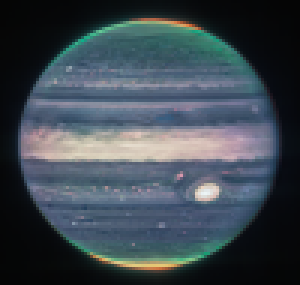
#> input picture esawindowsystem/sample_payloads/JWST_Jupiter_tiny.png, 100 x 95 px (shown 3 times larger)
$ python encode_decode_image_example.py
#> lines starting #> are read from the running program, lines starting #| are printed output that depends on the picture
### esawindowsystem/core/data_converter.py
import pathlib
from pathlib import Path
from typing import Any

import cv2
import numpy as np
import numpy.typing as npt
from PIL import Image

from esawindowsystem.core.BCJR_decoder_functions import \
    ppm_symbols_to_bit_array
from esawindowsystem.core.utils import tobits
from esawindowsystem.ppm_parameters import GREYSCALE

IMG_SUFFIXES: list[str] = [".png", ".jpg", ".jpeg"]


def _validate(user_data: Any, data_type: Any) -> None:
    """Validate the user data. Raise a type error if it is not valid. """
    if not isinstance(user_data, data_type):
        raise TypeError(f"Input data must be a string. Input data is a {type(user_data)}")


class DataConverter:
    def __init__(self, user_data: Any):
        self.bit_array: npt.NDArray[np.int_]
        match user_data:
            case str():
                self.bit_array = self.from_string(user_data)
            case pathlib.Path() if user_data.suffix in IMG_SUFFIXES:
                self.bit_array = self.from_image(user_data, greyscale=GREYSCALE)
            # CSV not yet implemented
            # case pathlib.Path() if user_data.suffix == '.csv':
            #     self.bit_array = []
            case _:
                raise TypeError('Data type not supported')

    # [5 lines left out: function from_string, not called in this run]

    def from_image(self, filepath: Path, greyscale: bool = True) -> npt.NDArray[np.int_]:
        """Take a filepath and convert the image to a bit stream. """
        _validate(filepath, Path)
        if filepath.suffix not in IMG_SUFFIXES:
            raise ValueError("File does not have the correct filetype. Should be one of .png, .jpg, or .jpeg")

        img_mode: str = "L" if greyscale else "1"

        # In the case of greyscale, each pixel has a value from 0 to 255.
        # This would be the same as saying that each pixel is a symbol, which should be mapped to an 8 bit sequence.
        if greyscale:
            img_arr = np.asarray(Image.open(filepath).convert(img_mode))
            bit_array = ppm_symbols_to_bit_array(img_arr.flatten(), 8)
        else:
            bw_img: npt.NDArray[np.int_]
            img: npt.NDArray[np.int_] = cv2.imread(str(filepath), 2)
            _, bw_img = cv2.threshold(img, 10, 255, cv2.THRESH_BINARY)
            bw_img = np.asarray(bw_img / 255, dtype=int)

            # converting to its binary form
            bw = cv2.threshold(img, 10, 255, cv2.THRESH_BINARY)
            bit_array = bw_img.flatten()

        return bit_array

    def from_csv(self, filpath: Path):
        pass


def payload_to_bit_sequence(payload_type: str, **kwargs) -> npt.NDArray[np.int_]:
    """Convert an image or string to a bit sequence. """
    d: DataConverter

    match payload_type:
        case 'string':
            d = DataConverter(''.join(["Optical Communications Synchronization and Channel Coding"] * 10))
            return d.bit_array
        case 'image':
            filepath = kwargs.get('filepath')
            if not filepath:
                raise ValueError("File path cannot be empty. ")
            file = Path(filepath)
            d = DataConverter(file)
            return d.bit_array
        case _:
            raise ValueError("Payload type not recognized. Should be one of 'string' or 'image'")

### esawindowsystem/encode_decode_image_example.py
from fractions import Fraction
import pathlib

import matplotlib.pyplot as plt
from PIL import Image

from esawindowsystem.core.data_converter import payload_to_bit_sequence
from esawindowsystem.core.encoder_functions import map_PPM_symbols, get_asm_bit_arr
from esawindowsystem.core.scppm_decoder import decode
from esawindowsystem.core.scppm_encoder import encoder

# Definitions:
# - M: PPM order, should be increment of 2**m with m in [2, 3, 4, ...]
# - CODE_RATE: code rate of the encoder, should be one of [1/3, 2/3, 1/2]
# - B_interleaver: base length of the shift register of the channel interleaver
# - N_interleaver: number of parallel shift registers in the channel interleaver
#   Note: the product B*N should be a multiple of 15120/m with m np.log2(M)
# - reference_file_path: file path to the pickle file of the encoded bit sequence.
#   This file is used to determine the bit error ratio (BER) before decoding.

M: int = 8
code_rate: Fraction = Fraction(2, 3)
payload_type = 'image'

parent_dir = pathlib.Path(__file__).parent.resolve()
payload_file_path = pathlib.Path(parent_dir) / 'sample_payloads/JWST_Jupiter_tiny.png'

IMG_SIZE: tuple[int, ...] = tuple((0, 0))

if payload_type == 'image':
    img = Image.open(payload_file_path)
#> img is the input picture: PIL image 100x95 RGB; mean R, G, B 62.1, 72.7, 81
    IMG_SIZE = img.size
#> IMG_SIZE = (100, 95)

# Additional settings that are not strictly necessary.
# If B and N are not provided, N is assumed to be 2
user_settings = {
    'B_interleaver': 2520,
    'N_interleaver': 2,
    'reference_file_path': parent_dir / 'tmp' / 'pillars_greyscale_16_samples_per_slot_8-PPM_interleaved_sent_bit_sequence'
}

# 1. Convert payload to bit sequence
# 2. Encode
# 3. Decode

# Convert payload (in this case an image) to bit array
sent_bits = payload_to_bit_sequence(payload_type, filepath=payload_file_path)
#> in from_image, `img_arr = np.asarray(Image.open(filepath).convert(img_mode))`:
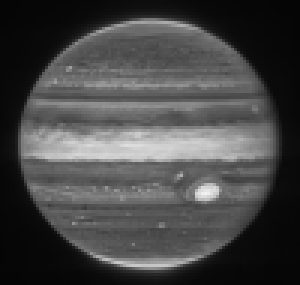
#> img_arr: shape (95, 100) (shown 3 times larger); min 5, max 242, mean 70.5
#> (the run stopped early here; a loop or call above may not have finished)
